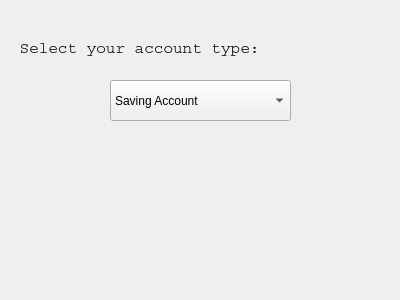
<?xml version="1.0" encoding="UTF-8"?>
<ui version="4.0">
 <class>Dialog</class>
 <widget class="QDialog" name="Dialog">
  <property name="geometry">
   <rect>
    <x>0</x>
    <y>0</y>
    <width>400</width>
    <height>300</height>
   </rect>
  </property>
  <property name="windowTitle">
   <string>Dialog</string>
  </property>
  <widget class="QComboBox" name="comboBoxAccountType">
   <property name="geometry">
    <rect>
     <x>110</x>
     <y>80</y>
     <width>181</width>
     <height>41</height>
    </rect>
   </property>
   <item>
    <property name="text">
     <string>Saving Account</string>
    </property>
   </item>
   <item>
    <property name="text">
     <string>Current Account</string>
    </property>
   </item>
   <item>
    <property name="text">
     <string>Recurring Deposit Account</string>
    </property>
   </item>
   <item>
    <property name="text">
     <string>Fixed Depostit Account</string>
    </property>
   </item>
  </widget>
  <widget class="QLabel" name="label">
   <property name="geometry">
    <rect>
     <x>10</x>
     <y>40</y>
     <width>261</width>
     <height>16</height>
    </rect>
   </property>
   <property name="font">
    <font>
     <family>Courier</family>
     <pointsize>12</pointsize>
    </font>
   </property>
   <property name="text">
    <string> Select your account type:</string>
   </property>
  </widget>
  <widget class="QLabel" name="labellAccountType">
   <property name="geometry">
    <rect>
     <x>50</x>
     <y>200</y>
     <width>281</width>
     <height>41</height>
    </rect>
   </property>
   <property name="text">
    <string/>
   </property>
  </widget>
 </widget>
 <resources/>
 <connections/>
</ui>
